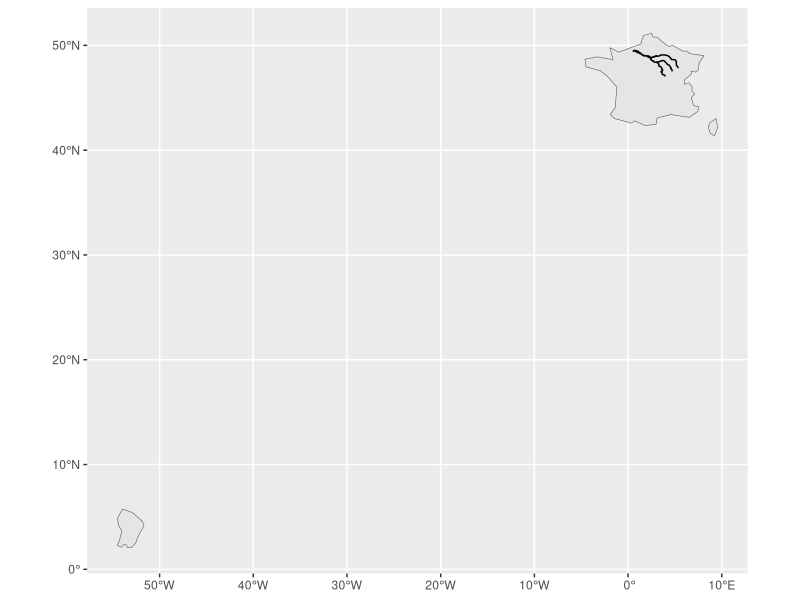
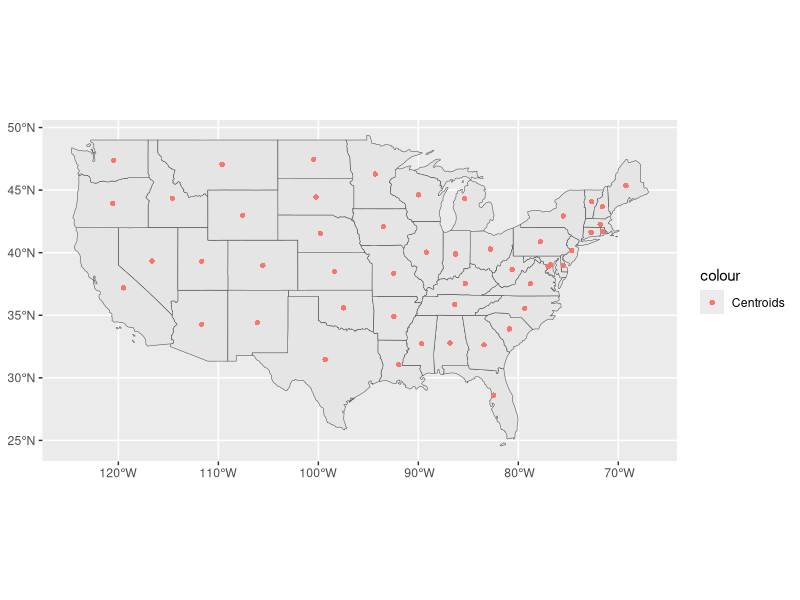
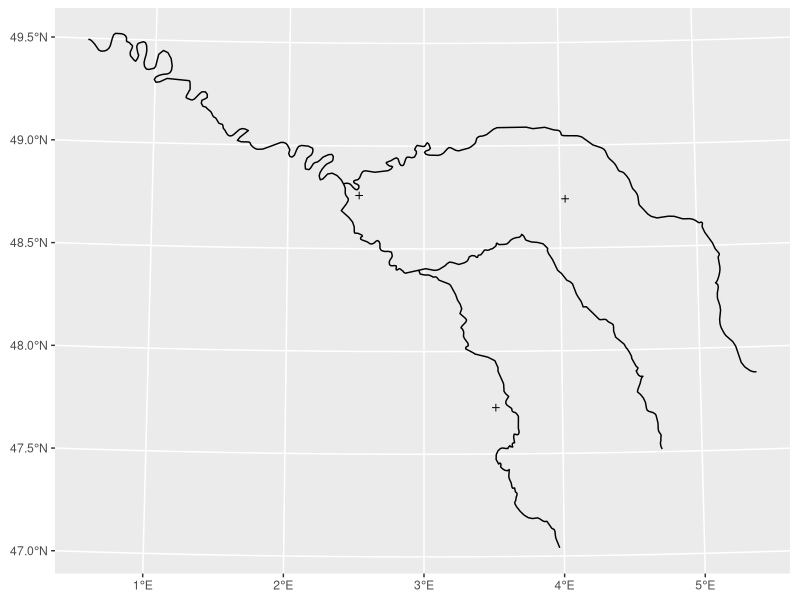
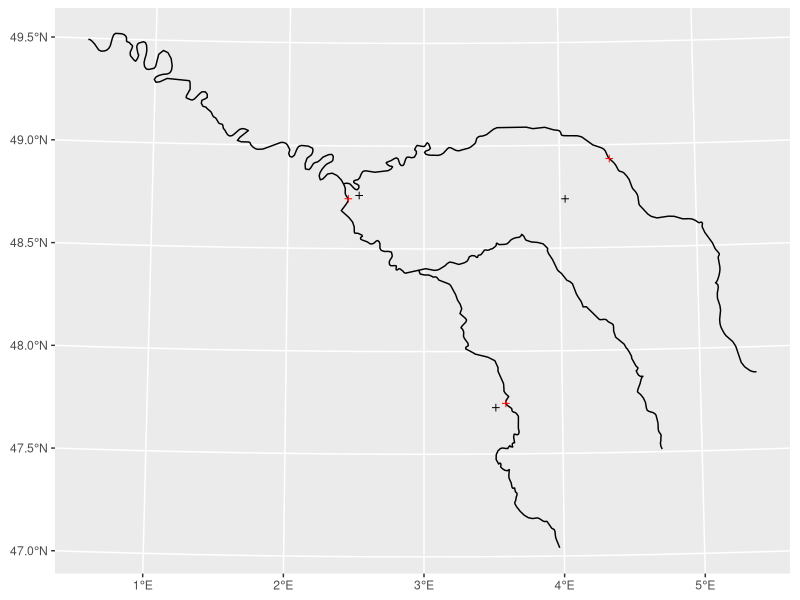
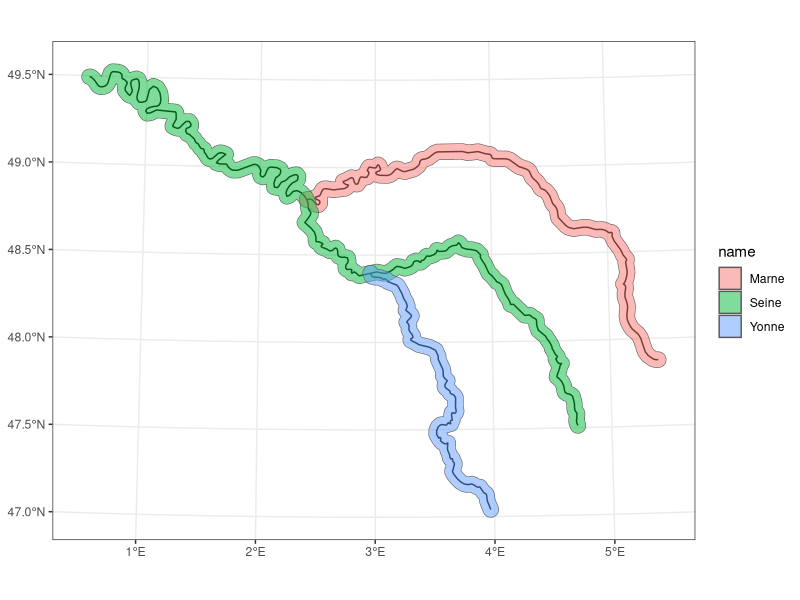
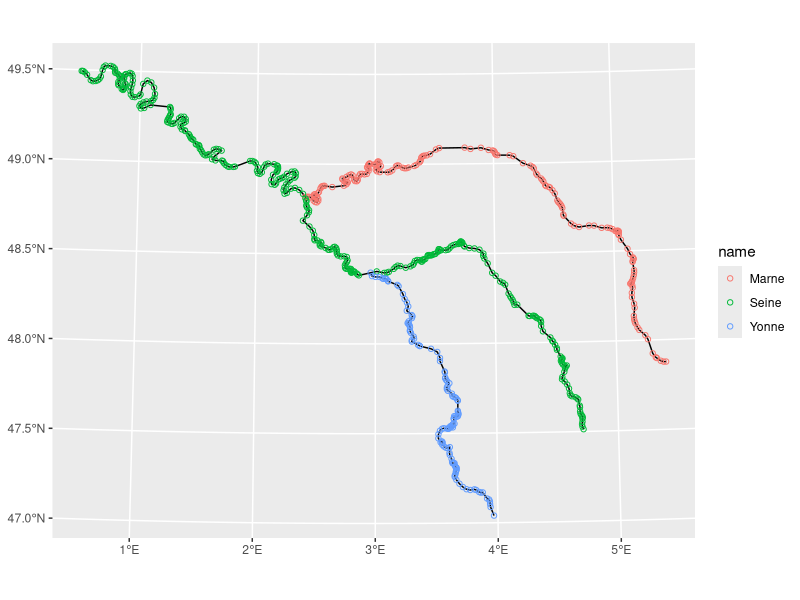
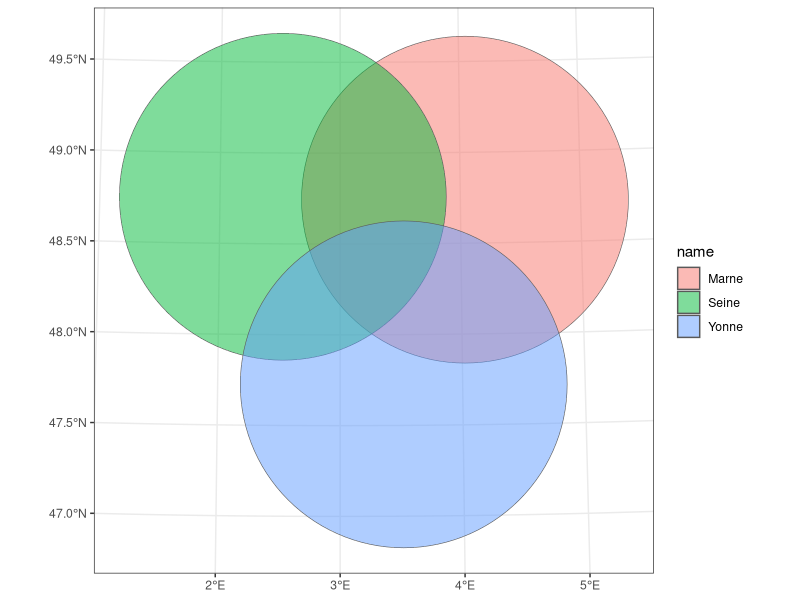
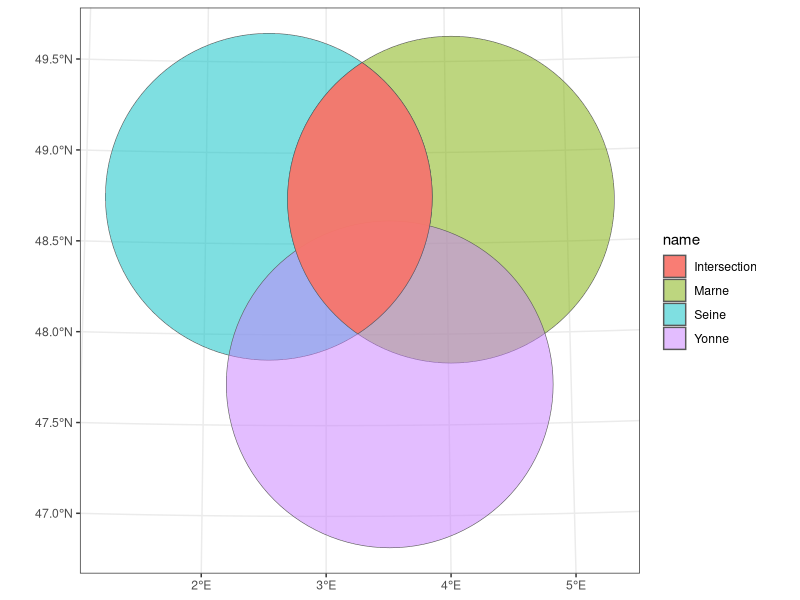

Write the R code that produced these figures, in order.
## ------------------------------------------------------
## 01_CLASS04.R - R Script for Lecture 04

# version: 1.1
# Author: Bruno Conte Leite @2025-26
# bruno.conte@bse.eu

## ------------------------------------------------------

library(sf) # simple features' library
library(spData) # library of spatial datasets
library(tidyverse) # dplyr, ggplot, ...

# 1. UNARY GEOMETRY OPERATIONS ----

# 1.1. Simplification
sf.river <- seine
# Rivers in France:
ggplot() + 
  geom_sf(data = world %>% filter(iso_a2=='FR')) +
  geom_sf(data = sf.river)

# Simplifying (reducing resolution)
sf.river.simple <- st_simplify(
  sf.river,
  dTolerance = 2000 # tolerance (in meters): the largest, the lower the resol
  )
rm(sf.river.simple)

# 1.2. Centroids

sf.usstates <- us_states
sf.usstates
sf.us.centroids <- st_centroid(sf.usstates)
sf.us.centroids

# Fields (variables) are kept:
names(sf.usstates)
names(sf.us.centroids)

# Visualizing
ggplot() +
  geom_sf(data = sf.usstates) +
  geom_sf(data = sf.us.centroids, aes(color = 'Centroids'), shape = 16)

# Important: centroids might not overlap
# with the geometry!

ggplot() +
  geom_sf(data = sf.river) +
  geom_sf(data = st_centroid(sf.river), shape = 3)

# Use st_point_on_surface():

sf.river.centroid.surface <- st_point_on_surface(sf.river)

ggplot() +
  geom_sf(data = sf.river) +
  geom_sf(data = st_centroid(sf.river), shape = 3) +
  geom_sf(data = sf.river.centroid.surface, shape = 3, color='red')


# 1.3. Buffers:

# Use st_buffer()

sf.river.buffer <- st_buffer(
  sf.river,
  dist = 5000 # 5 km (distance is in meters!)
  )

ggplot() +
  geom_sf(data = sf.river) +
  geom_sf(data = sf.river.buffer, aes(fill=name), alpha=.5) +
  theme_bw()

# 1.4. Type transformations (casting)

sf.river <- seine
sf.cast <- st_cast(x = sf.river, to = 'MULTIPOINT')

ggplot() +
  geom_sf(data = sf.river) +
  geom_sf(data = sf.cast, aes(color = name),shape = 1)

# 1.5. Affine transformations: shifting, scaling, 
# rotating; see Chapter 5.2.4 of
# https://r.geocompx.org/geometry-operations.html

# ----

# 2. BINARY GEOMETRY OPERATIONS: ----

# 2.1. Clipping:

sf.circles <- st_centroid(seine) %>% 
  st_buffer(dist=100000)

ggplot() + 
  geom_sf(data = sf.circles, aes(fill=name),alpha=.5) +
  theme_bw()

# Clipping: must use unitary geometries!

sf.circle.1 <- sf.circles[1,]
sf.circle.2 <- sf.circles[2,]

sf.intersection <- st_intersection(
  sf.circle.1,
  sf.circle.2
  )
# look at the name of the fields (variables)
sf.intersection

ggplot() + 
  geom_sf(data = sf.circles, aes(fill=name),alpha=.5) +
  geom_sf(data = sf.intersection, aes(fill='Intersection'),alpha=.95) +
  theme_bw()

# Trying other clipping topological
# relationship (difference)
sf.difference <- st_difference(
  sf.circle.1,
  sf.circle.2
)

ggplot() + 
  geom_sf(data = sf.circles, aes(fill=name),alpha=.5) +
  geom_sf(data = sf.difference, aes(fill='Difference'),alpha=.95) +
  theme_bw()

# 2.2. Unions:

# Recall: attribute (or spatial) aggregation
# do unite (dissolve) touching geometries (i.e.
# polygons).

# However, if one wants to unite two TOUCHING
# polygons, use st_union():

sf.union <- st_union(
  sf.circle.1,
  sf.circle.2
)

ggplot() + 
  geom_sf(data = sf.circles, aes(fill=name),alpha=.5) +
  geom_sf(data = sf.union, aes(fill='Union'),alpha=.95) +
  theme_bw()

# 2.3. Distances:

# Use st_distance() - calculates MINIMUM 
# DISTANCES.

sf.river <- seine
sf.centr <- st_centroid(sf.river)

st_distance(sf.river)
st_distance(sf.centr)
st_distance(sf.centr,sf.river)
st_distance(sf.centr,sf.river,by_element = T)

# ----





























# 
# 
